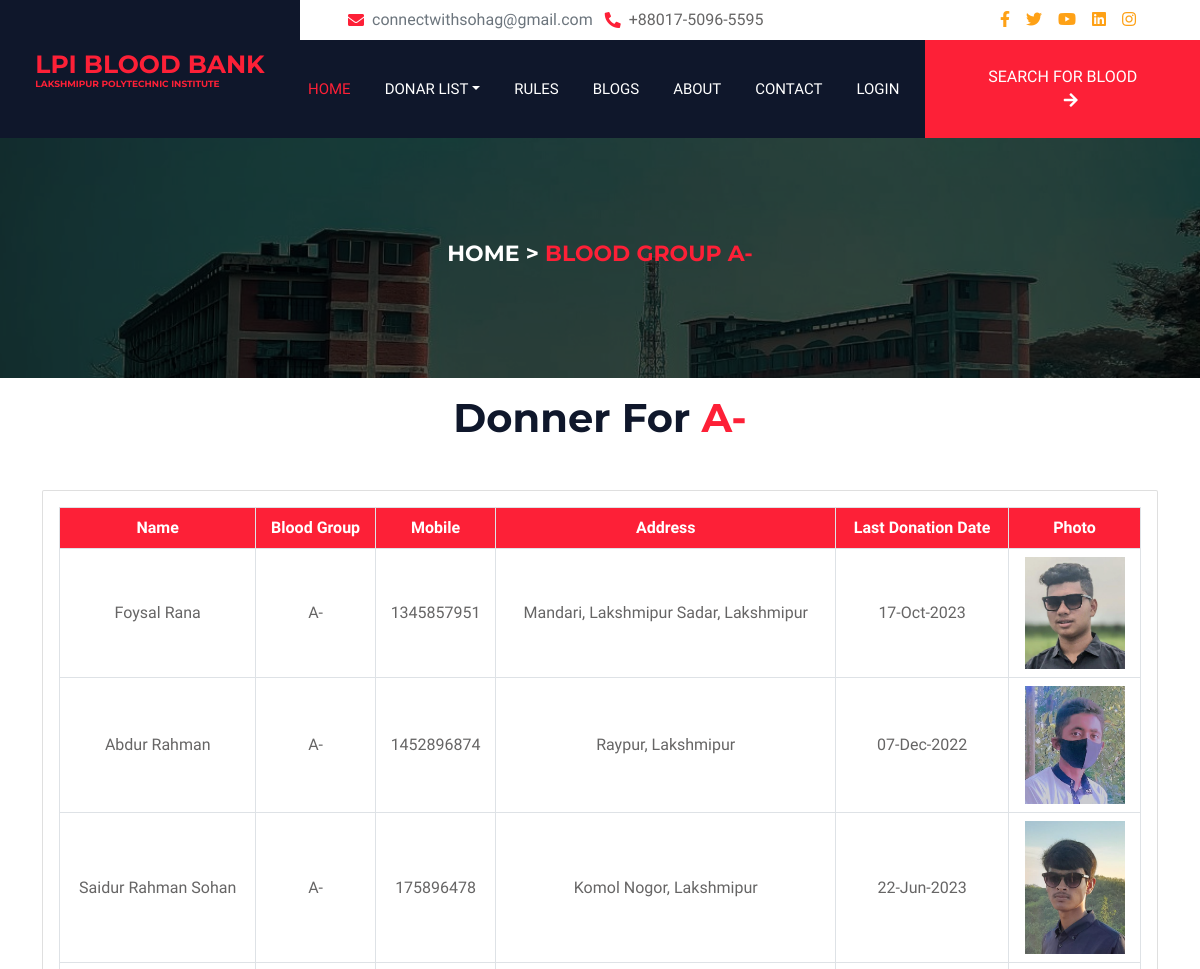
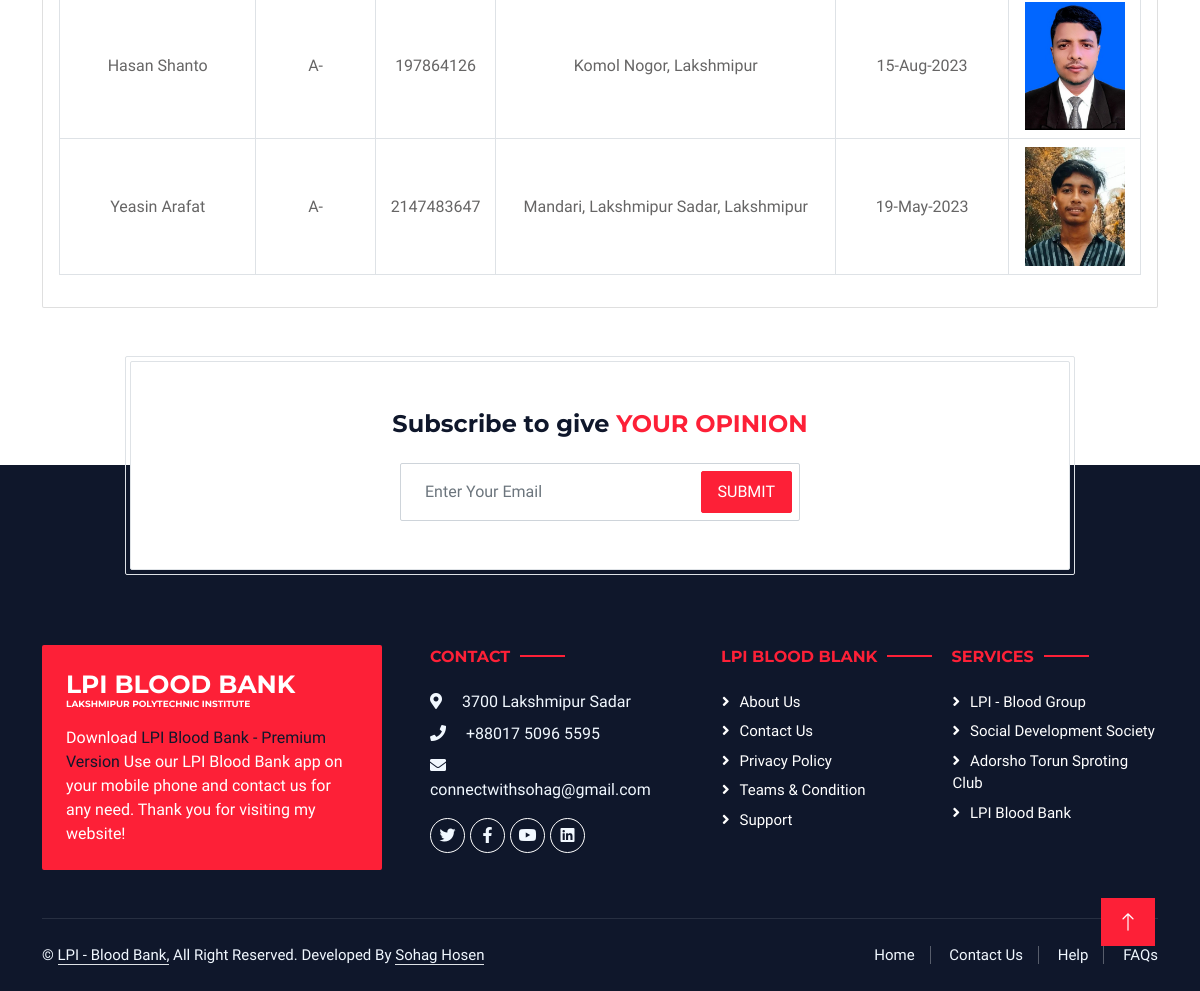
The app's page /group-search.php?group=A- with its own data (2 pictures, top to bottom).
### tables this page shows
CREATE TABLE `donars` (
  `id` int(255) NOT NULL,
  `firstName` varchar(255) NOT NULL,
  `lastName` varchar(255) NOT NULL,
  `mobile` int(255) NOT NULL,
  `email` varchar(255) NOT NULL,
  `address` text NOT NULL,
  `blood_group` varchar(255) NOT NULL,
  `weight` int(255) NOT NULL,
  `f_num` int(255) NOT NULL,
  `last_donate_date` date NOT NULL,
  `img` varchar(255) NOT NULL
);

### group-search.php (the view, shortened to what this page needs)
<?php include 'header.php' ?>
        <div class="about search">
            <div class="wrap">
                <h4>Home > <span>Blood Group <?php echo urlencode($_GET['group']); ?></span></h4>
            </div>
        </div>
        <div class="container">
            <div class="py-3 text-center">
                <h1>Donner For <span style="color:#FD2037;"><?php echo urlencode($_GET['group']); ?></span></h1>
            </div>
        </div>
        <?php
            include 'config.php';
            $group = urlencode($_GET['group']);
            if(isset($group)){
                $query = sprintf("SELECT * FROM donars WHERE blood_group='".$group."'");
                $query_run = mysqli_query($con, $query);
                if(mysqli_num_rows($query_run) > 0){
                        ?>
                            <section class="search-box mt-4">
                                <div class="container">
                                    <div class="row align-items-center">
                                        <div class="col-md-12">
                                            <div class="card">
                                                <div class="card-body d-flex justify-content-between align-items-center">
                                                    <table class="table text-center table-bordered" id="dataTable" width="100%" cellspacing="0">
                                                        <thead class="bg-primary text-white">
                                                         <tr>
                                                            <th>Name</th>
                                                            <th>Blood Group</th>
                                                            <th>Mobile</th>
                                                            <th>Address</th>
                                                            <th>Last Donation Date</th>
                                                            <th colspan="2">Photo</th>
                                                         </tr>
                                                      </thead>
                                                      <tbody>
                                                        <?php foreach($query_run as $row){ ?>
                                                          <tr class="">
                                                              <td style="height: 50px !important; vertical-align: middle !important;"><?= $row["firstName"]." ".$row["lastName"]; ?></td>
                                                              <td style="height: 50px !important; vertical-align: middle !important;"><?php echo $row["blood_group"]; ?></td>
                                                              <td style="height: 50px !important; vertical-align: middle !important;"><?php echo $row["mobile"]; ?></td>
                                                              <td style="height: 50px !important; vertical-align: middle !important;"><?= $row['address'] ?></td>
                                                              <td style="height: 50px !important; vertical-align: middle !important;"><?=date('d-M-Y', strtotime($row["last_donate_date"])) ?></td>
                                                              <td style="height: 50px !important; vertical-align: middle !important;">
                                                                  <img src="admin/upload/<?php echo $row["img"]; ?>" alt="" style="width:100px;">
                                                              </td>
                                                          </tr>
                                                          <?php  } ?>
                                                      </tbody>
                                                    </table>
                                                </div>
                                            </div>
                                        </div>
                                    </div>
                                </div>
                            </section>
                    <?php
                }
            }
        ?>
<?php include 'footer.php' ?>

### records on screen
donars: firstName "Foysal", lastName "Rana", blood_group "A-", mobile "1345857951", address "Mandari, Lakshmipur Sadar, Lakshmipur", last_donate_date "17-Oct-2023", img (picture)
donars: firstName "Abdur", lastName "Rahman", blood_group "A-", mobile "1452896874", address "Raypur, Lakshmipur", last_donate_date "07-Dec-2022", img (picture)
donars: firstName "Saidur Rahman", lastName "Sohan", blood_group "A-", mobile "175896478", address "Komol Nogor, Lakshmipur", last_donate_date "22-Jun-2023", img (picture)
donars: firstName "Hasan", lastName "Shanto", blood_group "A-", mobile "197864126", address "Komol Nogor, Lakshmipur", last_donate_date "15-Aug-2023", img (picture)
donars: firstName "Yeasin", lastName "Arafat", blood_group "A-", mobile "2147483647", address "Mandari, Lakshmipur Sadar, Lakshmipur", last_donate_date "19-May-2023", img (picture)

### other values on screen
$_GET['group'] "A-"
